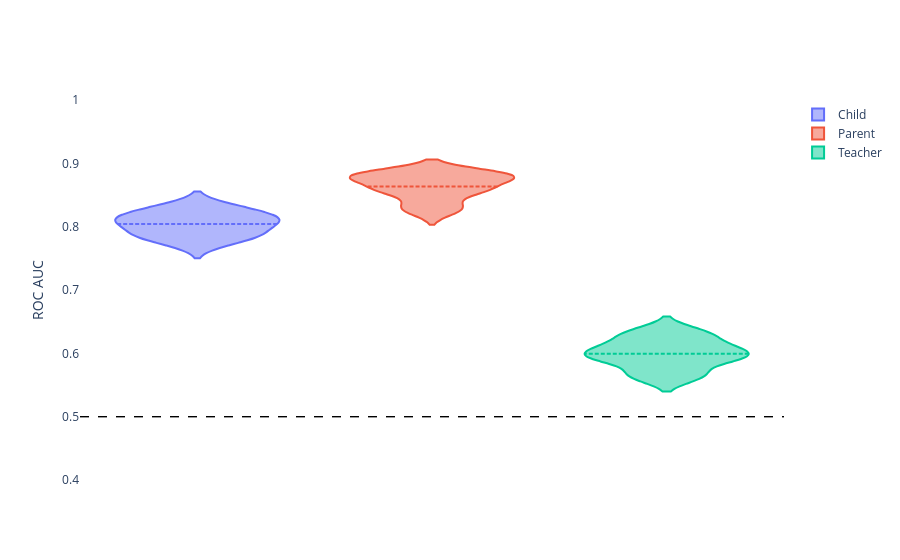

The code cell stored with this chart in its notebook:
### Markdown cell above
## All features - ADHD - Parent vs. Child vs. Teacher

### Code cell
df = df_all[df_all['participant_group'].isin(['ADHD'])]
df['new_col'] = df['assessment'] + '-' + df['abbrevs']

df1 = df[(df['target']=='DX_01_Cat_new_binarize')]
df1['new_col'] = df1['new_col'].map({'Child Measures-all': 'Child',
                                                        'Parent Measures-Basic_Demos': 'Demographics',
                                                        'Parent Measures-all': 'Parent',
                                                        'Teacher Measures-all': 'Teacher',
                                                        'all-all': 'Full Model'})

# exclude demos
df1 = df1[~df1['new_col'].isin(['Demographics'])]
visualize.predictive_modeling_group(df=df1, x='new_col', y='roc_auc_score', title='')

### Figure 1 — Plotly figure (JSON) as saved in the notebook; plotly's stock layout.template omitted (floating-point values rounded to 4 significant figures)
{"data": [{"box": {"visible": false}, "meanline": {"visible": true}, "name": "Child", "type": "violin", "x": ["Child", "Child", "Child", "Child", "Child", "Child", "Child", "Child", "Child", "Child"], "y": [0.8096, 0.8078, 0.784, 0.7921, 0.8114, 0.7747, 0.8267, 0.831, 0.8151, 0.7898]}, {"box": {"visible": false}, "meanline": {"visible": true}, "name": "Parent", "type": "violin", "x": ["Parent", "Parent", "Parent", "Parent", "Parent", "Parent", "Parent", "Parent", "Parent", "Parent"], "y": [0.8796, 0.8589, 0.8329, 0.8252, 0.8828, 0.8793, 0.8838, 0.8573, 0.8582, 0.8771]}, {"box": {"visible": false}, "meanline": {"visible": true}, "name": "Teacher", "type": "violin", "x": ["Teacher", "Teacher", "Teacher", "Teacher", "Teacher", "Teacher", "Teacher", "Teacher", "Teacher", "Teacher"], "y": [0.6058, 0.5917, 0.5654, 0.6157, 0.5937, 0.6042, 0.6338, 0.5643, 0.5911, 0.6296]}], "layout": {"paper_bgcolor": "rgba(0,0,0,0)", "plot_bgcolor": "rgba(0,0,0,0)", "shapes": [{"line": {"color": "black", "dash": "dash", "width": 1}, "type": "line", "x0": 0, "x1": 1, "xref": "x domain", "y0": 0.5, "y1": 0.5, "yref": "y"}, {"line": {"color": "black", "dash": "dash", "width": 1}, "type": "line", "x0": 0, "x1": 1, "xref": "x domain", "y0": 0.5, "y1": 0.5, "yref": "y"}, {"line": {"color": "black", "dash": "dash", "width": 1}, "type": "line", "x0": 0, "x1": 1, "xref": "x domain", "y0": 0.5, "y1": 0.5, "yref": "y"}], "title": {"text": ""}, "violingap": 0, "violinmode": "overlay", "xaxis": {"showticklabels": false}, "yaxis": {"range": [0.4, 1], "title": {"text": "ROC AUC"}}}}
